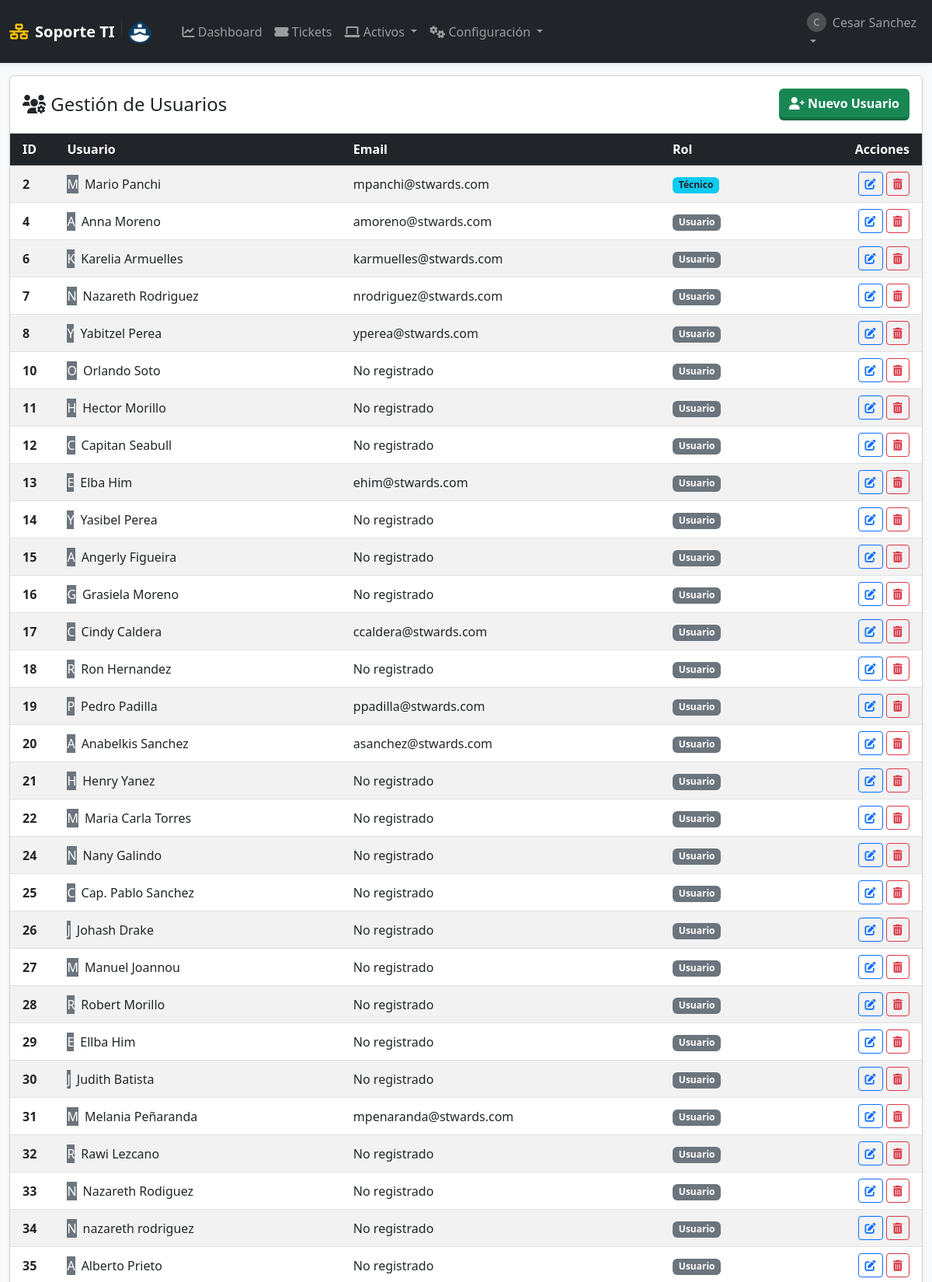
Screenshot of /admin/usuarios (signed in, upper part) with the database file from the repository.
### tables this page shows
CREATE TABLE usuarios (
            id INTEGER PRIMARY KEY AUTOINCREMENT,
            username TEXT UNIQUE NOT NULL,
            email TEXT UNIQUE,
            password_hash TEXT NOT NULL,
            role TEXT NOT NULL DEFAULT 'user' CHECK(role IN ('admin', 'user', 'tecnico')),
            departamento TEXT,
            fecha_creacion TIMESTAMP DEFAULT CURRENT_TIMESTAMP
        );

### app.py (the view)
@app.route('/admin/usuarios')
@admin_required
def admin_usuarios():
    return render_template('admin_usuarios.html', usuarios=get_db().execute("SELECT * FROM usuarios").fetchall())

### app.py (called while the page is built)
def get_db():
    if 'db' not in g:
        g.db = sqlite3.connect(app.config['DB_FILE'])
        g.db.row_factory = sqlite3.Row
        g.db.execute("PRAGMA foreign_keys = ON")
    return g.db

def admin_required(f):
    @wraps(f)
    def decorated_function(*args, **kwargs):
        if session.get('role') != 'admin':
            flash('Acceso denegado.', 'danger')
            return redirect(url_for('dashboard'))
        return f(*args, **kwargs)
    return decorated_function

### templates/admin_usuarios.html
{% extends "layout.html" %}
{% block content %}
<div class="card shadow-sm">
    <div class="card-header bg-white py-3">
        <div class="row align-items-center">
            <div class="col-6">
                <h4 class="mb-0 text-dark"><i class="fas fa-users-cog"></i> Gestión de Usuarios</h4>
            </div>
            <div class="col-6 text-end">
                <a href="{{ url_for('admin_crear_usuario') }}" class="btn btn-success">
                    <i class="fas fa-user-plus"></i> Nuevo Usuario
                </a>
            </div>
        </div>
    </div>
    <div class="card-body p-0">
        <div class="table-responsive">
            <table class="table table-striped table-hover mb-0 align-middle">
                <thead class="table-dark">
                    <tr>
                        <th class="ps-3">ID</th>
                        <th>Usuario</th>
                        <th>Email</th>
                        <th>Rol</th>
                        <th class="text-end pe-3">Acciones</th>
                    </tr>
                </thead>
                <tbody>
                    {% for usuario in usuarios %}
                    <tr>
                        <td class="ps-3 fw-bold">{{ usuario.id }}</td>
                        <td>
                            <div class="d-flex align-items-center">
                                <div class="avatar-circle bg-secondary text-white me-2">
                                    {{ usuario.username[0].upper() }}
                                </div>
                                {{ usuario.username }}
                            </div>
                        </td>
                        <td>{{ usuario.email or 'No registrado' }}</td>
                        <td>
                            {% if usuario.role == 'admin' %}
                                <span class="badge bg-danger">Administrador</span>
                            {% elif usuario.role == 'tecnico' %}
                                <span class="badge bg-info text-dark">Técnico</span>
                            {% else %}
                                <span class="badge bg-secondary">Usuario</span>
                            {% endif %}
                        </td>
                        <td class="text-end pe-3">
                            <a href="{{ url_for('admin_editar_usuario', user_id=usuario.id) }}" class="btn btn-sm btn-outline-primary" title="Editar">
                                <i class="fas fa-edit"></i>
                            </a>
                            <form action="{{ url_for('admin_eliminar_usuario', user_id=usuario.id) }}" method="POST" class="d-inline" onsubmit="return confirm('¿Estás seguro de eliminar a {{ usuario.username }}? Esta acción es irreversible.');">
                                <button type="submit" class="btn btn-sm btn-outline-danger" title="Eliminar">
                                    <i class="fas fa-trash-alt"></i>
                                </button>
                            </form>
                        </td>
                    </tr>
                    {% endfor %}
                </tbody>
            </table>
        </div>
    </div>
</div>
{% endblock %}

### templates/layout.html (shortened to what this page needs)
<!DOCTYPE html>
<html lang="es">
<head>
    <link href="https://cdn.jsdelivr.net/npm/bootstrap@5.3.0/dist/css/bootstrap.min.css" rel="stylesheet">
    <link rel="stylesheet" href="https://cdnjs.cloudflare.com/ajax/libs/font-awesome/6.0.0/css/all.min.css">
    <link rel="stylesheet" href="https://cdn.datatables.net/1.13.4/css/dataTables.bootstrap5.min.css">
    <link rel="stylesheet" href="https://cdn.datatables.net/responsive/2.4.1/css/responsive.bootstrap5.min.css">
    <link rel="stylesheet" href="https://cdn.datatables.net/buttons/2.3.6/css/buttons.bootstrap5.min.css">
    <link rel="stylesheet" href="{{ url_for('static', filename='css/style.css') }}">
</head>
<body class="bg-light sap-mode">
    <nav class="navbar navbar-expand-lg navbar-dark bg-dark shadow-sm z-index-1000">
        <div class="container-fluid">
            <a class="navbar-brand fw-bold d-flex align-items-center" href="{{ url_for('dashboard') }}">
                <i class="fas fa-network-wired me-2 text-warning"></i>
                Soporte TI
                <img src="{{ url_for('static', filename='img/logo.png') }}" alt="Logo Empresa" height="30" class="d-inline-block align-text-top">
            </a>
            <div class="collapse navbar-collapse" id="navbarNav">
                {% if session.get('user_id') %}
                <ul class="navbar-nav me-auto ms-3">
                    <li class="nav-item">
                        <a class="nav-link" href="{{ url_for('dashboard') }}"><i class="fas fa-chart-line"></i> Dashboard</a>
                    </li>
                    <li class="nav-item">
                        <a class="nav-link" href="{{ url_for('lista_soportes') }}"><i class="fas fa-ticket-alt"></i> Tickets</a>
                    </li>
                    {% if session.get('role') in ['admin', 'tecnico'] %}
                    <li class="nav-item dropdown">
                        <a class="nav-link dropdown-toggle" href="#" data-bs-toggle="dropdown">
                            <i class="fas fa-laptop"></i> Activos
                        </a>
                    </li>
                    {% endif %}
                    {% if session.get('role') == 'admin' %}
                    <li class="nav-item dropdown">
                        <a class="nav-link dropdown-toggle" href="#" data-bs-toggle="dropdown">
                            <i class="fas fa-cogs"></i> Configuración
                        </a>
                    </li>
                    {% endif %}
                </ul>
                <ul class="navbar-nav">
                    <li class="nav-item dropdown">
                        <a class="nav-link dropdown-toggle" href="#" data-bs-toggle="dropdown">
                            <div class="d-flex align-items-center">
                                <div class="avatar-circle-sm me-2">{{ session.get('username')[0].upper() }}</div>
                                {{ session.get('username') }}
                            </div>
                        </a>
                    </li>
                </ul>
                {% endif %}
            </div>
        </div>
    </nav>
    <main class="container-fluid py-3 main-container">
        {% block content %}{% endblock %}
    </main>
</body>
</html>

### static/css/style.css (style rules this page uses)
body.sap-mode { height: 100vh; display: flex; flex-direction: column; margin: 0; overflow: hidden; }
.main-container { flex: 1; overflow-y: auto; padding-bottom: 20px; width: 100%; }
.btn { transition: all 0.15s ease-in-out; border-bottom: 4px solid rgba(0,0,0,0.2) !important; font-weight: 600; }
.btn-outline-primary, .btn-outline-secondary, .btn-outline-danger { border-bottom: 1px solid currentColor !important; }
.avatar-circle-sm { width: 25px; height: 25px; background-color: #ffffff33; border-radius: 50%; text-align: center; line-height: 25px; font-size: 0.8em; }

### rows the page displays
usuarios: get "Cesar Sanchez"
usuarios: id "2", username "M", username "Mario Panchi", email "mpanchi@stwards.com", role "Técnico"
usuarios: id "4", username "A", username "Anna Moreno", email "amoreno@stwards.com", role "Usuario"
usuarios: id "6", username "K", username "Karelia Armuelles", email "karmuelles@stwards.com", role "Usuario"
usuarios: id "7", username "N", username "Nazareth Rodriguez", email "nrodriguez@stwards.com", role "Usuario"
usuarios: id "8", username "Y", username "Yabitzel Perea", email "yperea@stwards.com", role "Usuario"
usuarios: id "10", username "O", username "Orlando Soto", email "No registrado", role "Usuario"
usuarios: id "11", username "H", username "Hector Morillo", email "No registrado", role "Usuario"
usuarios: id "12", username "C", username "Capitan Seabull", email "No registrado", role "Usuario"
usuarios: id "13", username "E", username "Elba Him", email "ehim@stwards.com", role "Usuario"
usuarios: id "14", username "Y", username "Yasibel Perea", email "No registrado", role "Usuario"
usuarios: id "15", username "A", username "Angerly Figueira", email "No registrado", role "Usuario"
usuarios: id "16", username "G", username "Grasiela Moreno", email "No registrado", role "Usuario"
usuarios: id "17", username "C", username "Cindy Caldera", email "ccaldera@stwards.com", role "Usuario"
usuarios: id "18", username "R", username "Ron Hernandez", email "No registrado", role "Usuario"
usuarios: id "19", username "P", username "Pedro Padilla", email "ppadilla@stwards.com", role "Usuario"
usuarios: id "20", username "A", username "Anabelkis Sanchez", email "asanchez@stwards.com", role "Usuario"
usuarios: id "21", username "H", username "Henry Yanez", email "No registrado", role "Usuario"
usuarios: id "22", username "M", username "Maria Carla Torres", email "No registrado", role "Usuario"
usuarios: id "24", username "N", username "Nany Galindo", email "No registrado", role "Usuario"
usuarios: id "25", username "C", username "Cap. Pablo Sanchez", email "No registrado", role "Usuario"
usuarios: id "26", username "J", username "Johash Drake", email "No registrado", role "Usuario"
usuarios: id "27", username "M", username "Manuel Joannou", email "No registrado", role "Usuario"
usuarios: id "28", username "R", username "Robert Morillo", email "No registrado", role "Usuario"
usuarios: id "29", username "E", username "Ellba Him", email "No registrado", role "Usuario"
usuarios: id "30", username "J", username "Judith Batista", email "No registrado", role "Usuario"
usuarios: id "31", username "M", username "Melania Peñaranda", email "mpenaranda@stwards.com", role "Usuario"
usuarios: id "32", username "R", username "Rawi Lezcano", email "No registrado", role "Usuario"
usuarios: id "33", username "N", username "Nazareth Rodiguez", email "No registrado", role "Usuario"
usuarios: id "34", username "N", username "nazareth rodriguez", email "No registrado", role "Usuario"
usuarios: id "35", username "A", username "Alberto Prieto", email "No registrado", role "Usuario"

### other values shown
{{ session.get('username')[0].upper() }} "C"
